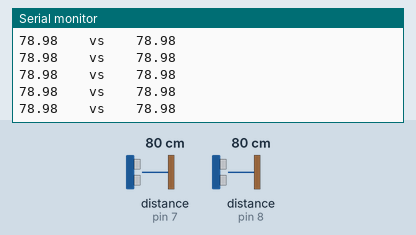
The sketch below on a simulated Arduino Uno, built with avr-gcc and run on an emulated ATmega328P. On the bench: the last lines printed to the serial monitor. Wiring (inferred from the names in the program): 2 × ultrasonic range finder: trigger pin 7, echo pin 7 / trigger pin 8, echo pin 8. Inputs (shaded band) come from the test bench; at power-on: distance to the obstacle (sensors on pin 8, pin 7) 80 cm. The echo pulse lasts 58.3 µs per cm.

Above: at 13.2 s.
13.3 s: distance to the obstacle (sensor on pin 8) set to 12 cm
At 14.1 s:
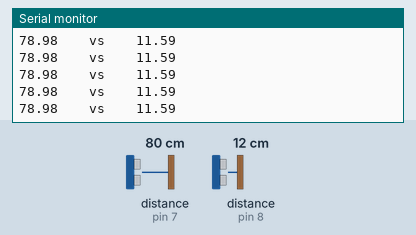
14.8 s: distance to the obstacle (sensor on pin 8) set to 9 cm
At 15.8 s:
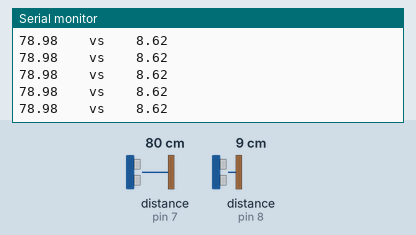
Timing chart, 0 to 17.3 s (numbered marks = the images above; inputs shaded):
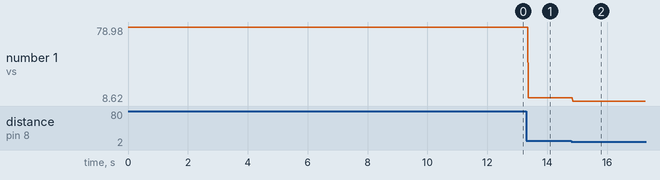

Measured:
- after the input at 13.3 s, the serial monitor: prints a new line after 0.07 s (image 1)
- after the input at 14.8 s, the serial monitor: prints a new line after 0.06 s (image 2)
- plotted number 1: 78.98 → 11.59 after the input at 13.3 s, 11.59 → 8.62 after the input at 14.8 s

The sketch:

Ultrasound_duo.ino
```cpp
#define ULTRASOUND1 8
#define ULTRASOUND2 7
#define TIMEOUT 30000

double echo() {
  double duration;
  double distance;

  pinMode(ULTRASOUND2, OUTPUT);
  digitalWrite(ULTRASOUND2, LOW);
  delayMicroseconds(10);
  digitalWrite(ULTRASOUND2, HIGH);
  delayMicroseconds(10);
  digitalWrite(ULTRASOUND2, LOW);

  pinMode(ULTRASOUND2, INPUT);
  duration = pulseIn(ULTRASOUND2, HIGH, TIMEOUT);
  distance = duration / 2.0 * 0.034;

  //Serial.print("\n\nDistance to the front wall: ");
  //Serial.println(distance);
  return distance;
}

double echo2() {
  double duration;
  double distance;

  pinMode(ULTRASOUND1, OUTPUT);
  digitalWrite(ULTRASOUND1, LOW);
  delayMicroseconds(10);
  digitalWrite(ULTRASOUND1, HIGH);
  delayMicroseconds(10);
  digitalWrite(ULTRASOUND1, LOW);

  pinMode(ULTRASOUND1, INPUT);
  duration = pulseIn(ULTRASOUND1, HIGH, TIMEOUT);
  distance = duration / 2.0 * 0.034;

  //Serial.print("\n\nDistance to the front wall: ");
  //Serial.println(distance);
  return distance;
}

double echolocation() {
  int i = 0;
  double sum = 0;
  double temperary = echo();
  while (i < 10) {
    sum += temperary;
    if (temperary - (sum / (i + 1)) > 1.0 || temperary - (sum / (i + 1)) < -1.0) {
      i = 0;
      sum = 0;
      continue;
    }
    i++;
  }
  return sum / 10;
}

double echolocation2() {
  int i = 0;
  double sum = 0;
  double temperary = echo2();
  while (i < 10) {
    sum += temperary;
    if (temperary - (sum / (i + 1)) > 1.0 || temperary - (sum / (i + 1)) < -1.0) {
      i = 0;
      sum = 0;
      continue;
    }
    i++;
  }
  return sum / 10;
}

void setup() {
  // put your setup code here, to run once:
  Serial.begin(9600);
}

void loop() {
  // put your main code here, to run repeatedly:
  Serial.print(echolocation());
  Serial.print("    vs    ");
  Serial.println(echolocation2());
}
```
